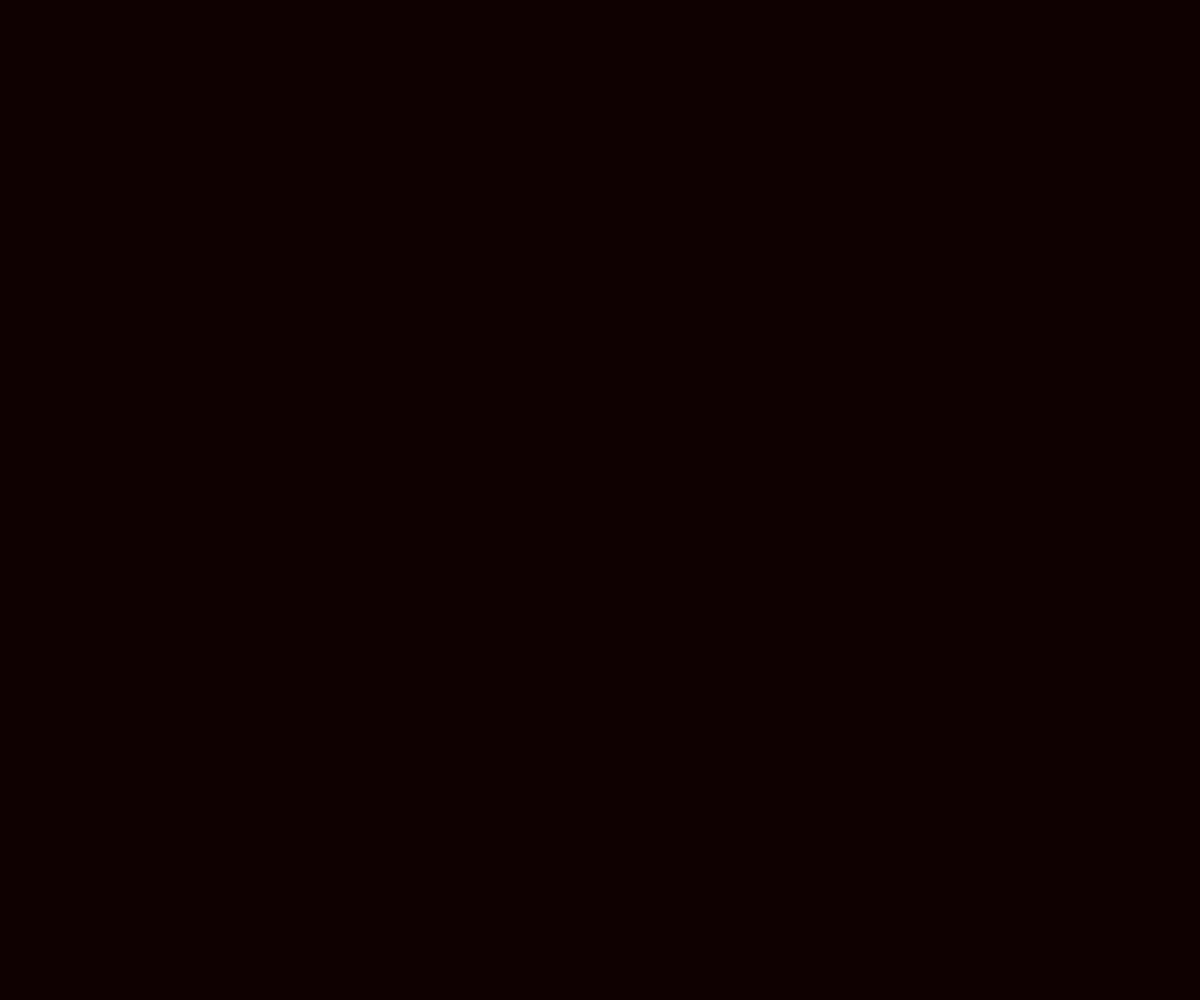
Frame 1 (no input)
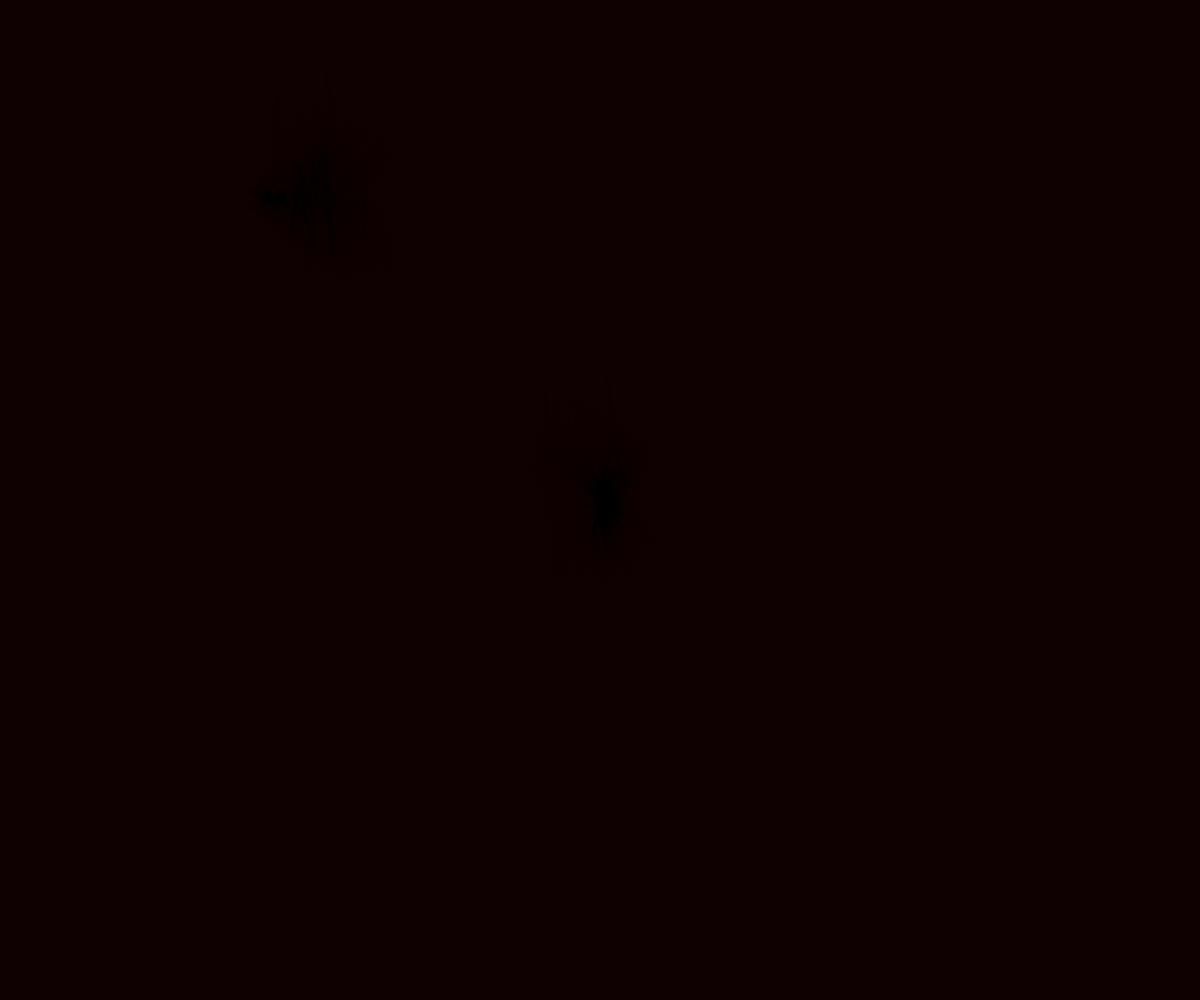
Frame 60 (no input)
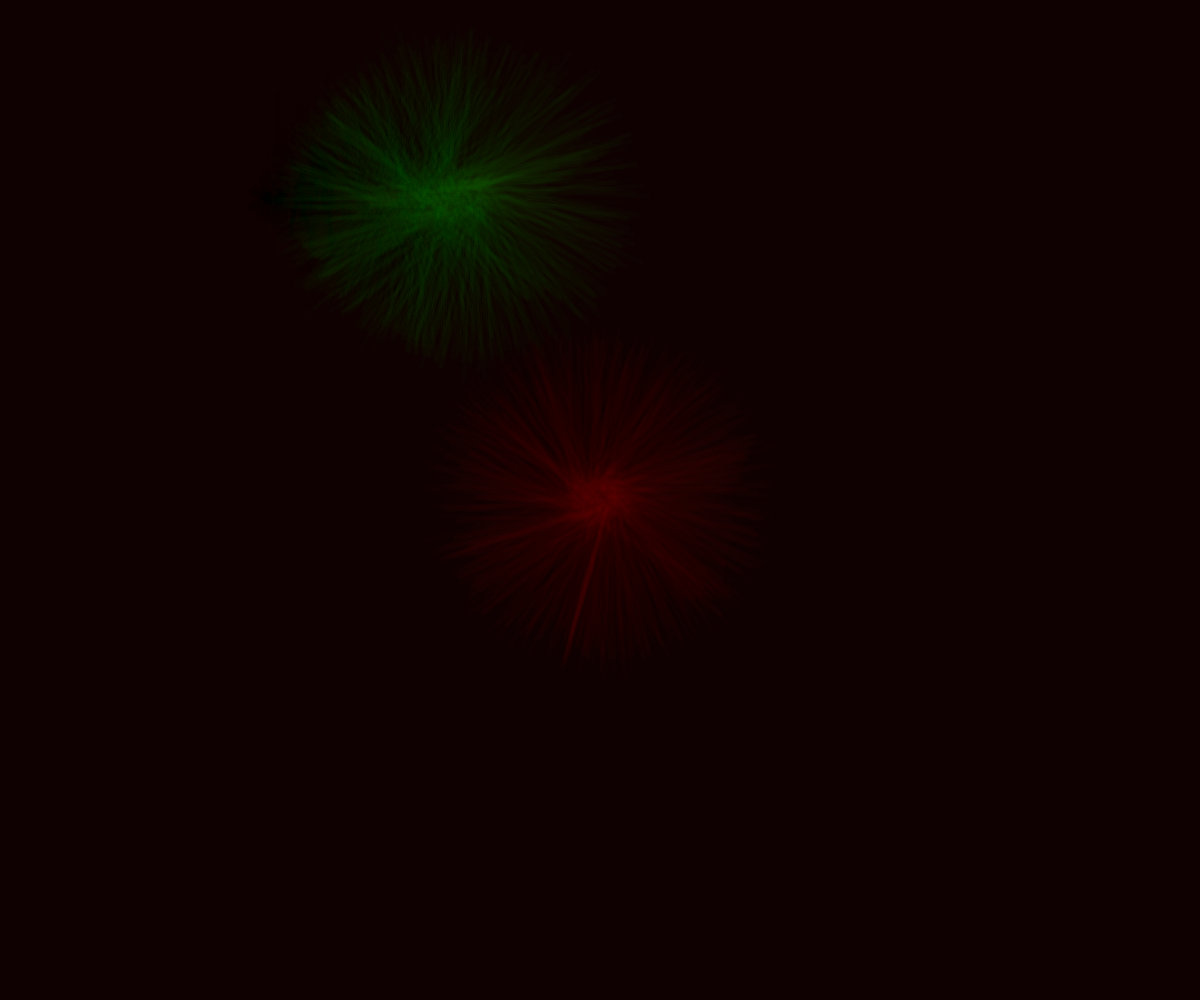
Frame 120 (the mouse pressed at the canvas centre since frame 60)

The p5.js sketch that drew these frames (run headless with seeded random() and noise() and a simulated clock; from frame 60 on, the mouse is pressed at the canvas centre):

// p5.js sketch
// ── sketch.js
// https://editor.p5js.org/jht9629-nyu/sketches/XkfKqZ4-Q
// Final Project -sunny 3

/**
 * CollatzSunrise
 * Inspired by Daniel Shiffman's
 * Coding in the Cabana 2: Collatz Conjecture
 * @author <https://github.com/anuraghazra>
 * @demo <https://anuraghazra.github.io/canvasFun/collatzSunrise>
 */

let i = 0;
let a = 0;

let canvas;
const config = {
  len: 2,
  angle: 1,
  innerRadius: 10,
  rollX: 100,
  rollY: 100,
  x: 0,
  y: 0,
  RedMultipler: 100,
  GreenMultipler: 15,
  BlueMultipler: 10,
  OverlayBlend: false,
};
const config2 = {
  len: 2,
  angle: 1,
  innerRadius: 10,
  rollX: 100,
  rollY: 100,
  x: 0,
  y: 0,
  RedMultipler: 15,
  GreenMultipler: 100,
  BlueMultipler: 10,
  OverlayBlend: false,
};

function setup() {
  canvas = createCanvas(windowWidth, windowHeight);
  background(15, 1, 1);
  config.x = width / 2;
  config.y = height / 2;
  config2.x = width / 5;
  config2.y = height / 5;

  // only reset drawing on canvas click
  canvas.elt.addEventListener("click", (e) => {
    config.x = e.offsetX;
    config.y = e.offsetY;
    i = 0;
    a = 0;
    background(1000, 100, 100);
  });
}

let s = 2;

function draw() {
  i++;
  a += 0.01;
  compute(config, i);
  compute(config2, i);
  
  config2.x = (config2.x + s) % width
}

function Collatz(n) {
  if (n % 2 == 0) {
    return n / 2;
  } else {
    return (n * 3 + 1) / 2;
  }
}

function compute(cg, i) {
  let n = i;
  push();
  cg.OverlayBlend && blendMode(OVERLAY);
  resetMatrix();
  translate(cg.x, cg.y);
  do {
    n = Collatz(n);
    // visualize
    if (n % 2 == 0) {
      rotate(cg.angle);
    } else {
      rotate(-cg.angle * a);
    }
    strokeWeight(5);
    // 500, 15, 50,
    stroke(
      a * cg.RedMultipler,
      a * cg.GreenMultipler,
      a * cg.BlueMultipler,
      constrain(a * 5, 0, 255)
    );
    line(
      a * cg.rollX,
      a * cg.rollY,
      a * cg.innerRadius,
      -config.len
    );
    translate(0, -config.len);
  } while (n !== 1);
  pop();
}
